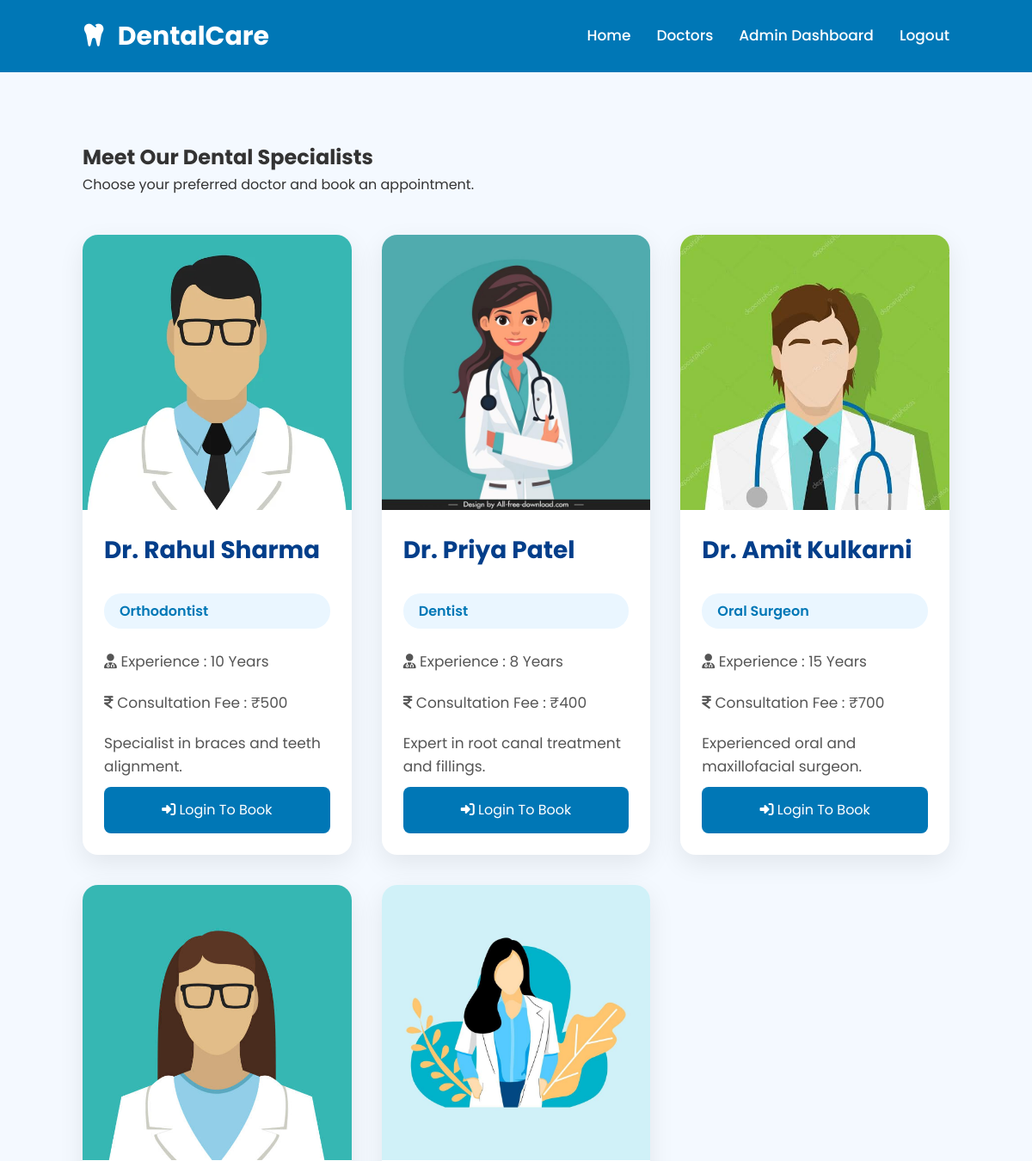
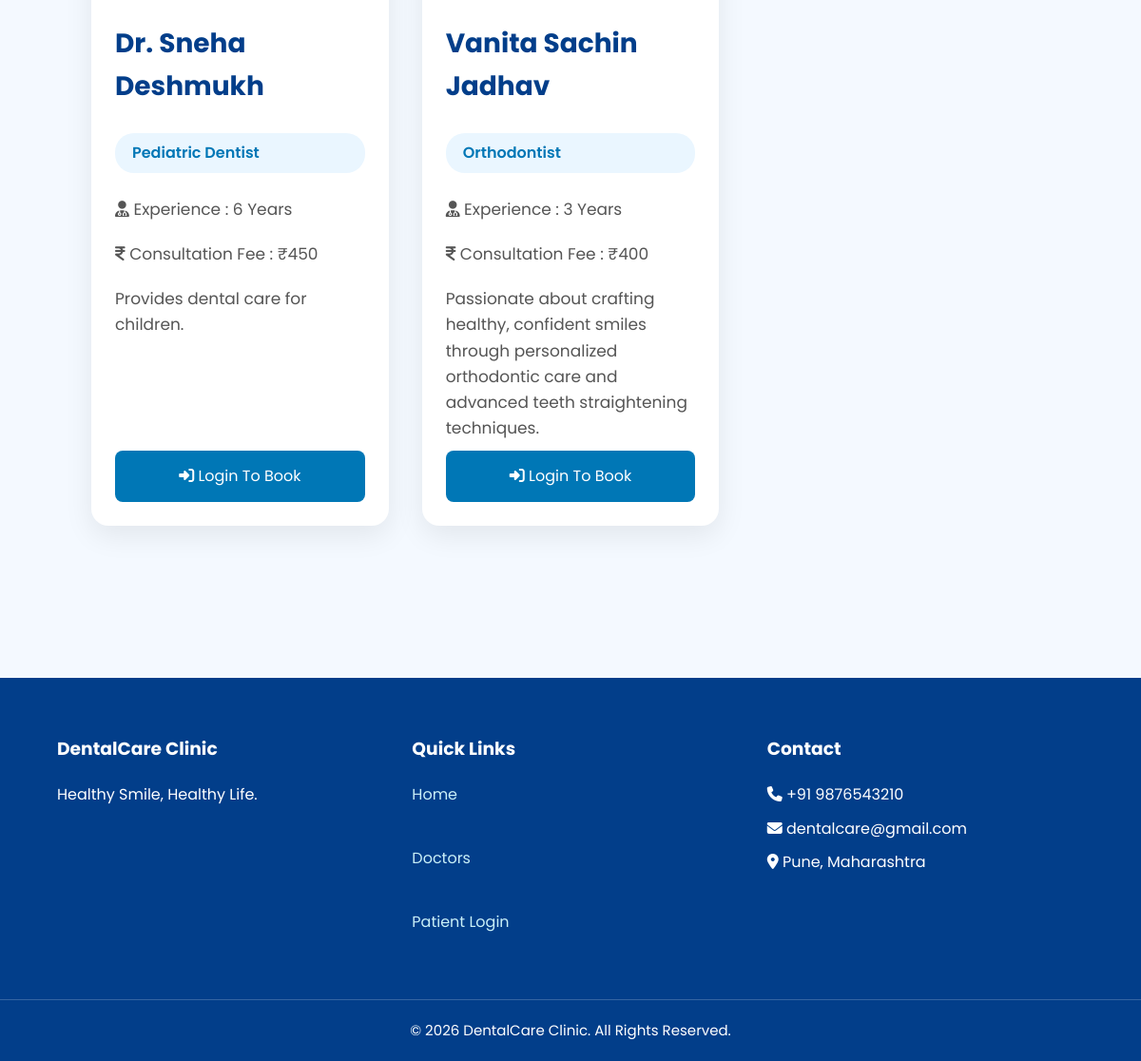
Screenshot of /doctors (signed in) with the database file from the repository (2 pictures, top to bottom).
### tables this page shows
CREATE TABLE doctors(
        id INTEGER PRIMARY KEY AUTOINCREMENT,
        name TEXT NOT NULL,
        specialization TEXT NOT NULL,
        experience INTEGER,
        fees INTEGER,
        image TEXT,
        about TEXT
    );

### app.py (the view)
@app.route("/doctors")
def doctors():
    conn = get_db_connection()
    doctors = conn.execute("""
        SELECT * FROM doctors
    """).fetchall()
    conn.close()
    return render_template("doctors.html", doctors=doctors)

### database.py (called while the page is built)
def get_db_connection():
    conn = sqlite3.connect(DATABASE)
    conn.row_factory = sqlite3.Row
    return conn

### templates/doctors.html (shortened to what this page needs)
{% extends "layout.html" %}
{% block content %}
<section class="doctor-page">
    <div class="page-title">
        <h2>Meet Our Dental Specialists</h2>
        <p>
            Choose your preferred doctor and book an appointment.
        </p>
    </div>
    <div class="doctor-grid">
        {% for doctor in doctors %}
        <div class="doctor-card">
            <img
                src="{{ url_for('static', filename='images/' + doctor['image']) }}"
                alt="{{ doctor['name'] }}"
            >
            <div class="doctor-info">
                <h3>{{ doctor['name'] }}</h3>
                <span class="specialization">
                    {{ doctor['specialization'] }}
                </span>
                <p>
                    <i class="fa-solid fa-user-doctor"></i>
                    Experience :
                    {{ doctor['experience'] }} Years
                </p>
                <p>
                    <i class="fa-solid fa-indian-rupee-sign"></i>
                    Consultation Fee :
                    ₹{{ doctor['fees'] }}
                </p>
                <p class="doctor-about">
                    {{ doctor['about'] }}
                </p>
                {% if session.get('patient_id') %}
                <a
                    href="{{ url_for('booking', doctor_id=doctor['id']) }}"
                    class="btn"
                >
                    <i class="fa-solid fa-calendar-plus"></i>
                    Book Appointment
                </a>
                {% else %}
                <a
                    href="{{ url_for('login') }}"
                    class="btn"
                >
                    <i class="fa-solid fa-right-to-bracket"></i>
                    Login To Book
                </a>
                {% endif %}
            </div>
        </div>
        {% endfor %}
    </div>
</section>
{% endblock %}

### static/css/style.css (style rules this page uses)
* { margin:0; padding:0; box-sizing:border-box; font-family:'Poppins',sans-serif; }
html { scroll-behavior:smooth; }
body { background:#f4f9ff; color:#333; line-height:1.6; }
a { text-decoration:none; }
img { max-width:100%; display:block; }
.btn { display:inline-block; background:#0077b6; color:#fff; padding:12px 24px; border-radius:8px; transition:.3s; border:none; cursor:pointer; }
section { padding:80px 8%; }
.doctor-grid { display:grid; grid-template-columns:repeat(auto-fit,minmax(280px,1fr)); gap:35px; margin-top:45px; align-items:stretch; }
.doctor-card { background:#fff; border-radius:18px; overflow:hidden; box-shadow:0 10px 30px rgba(0,0,0,.08); transition:.4s; display:flex; flex-direction:column; height:100%; }
.doctor-card img { width:100%; height:320px; object-fit:cover; }
.doctor-info { padding:25px; display:flex; flex-direction:column; flex:1; }
.doctor-info h3 { color:#023e8a; font-size:28px; margin-bottom:12px; }
.doctor-info p { margin:10px 0; color:#555; font-size:17px; line-height:1.6; }
.doctor-info .btn { margin-top:auto; width:100%; text-align:center; padding:14px; }
.specialization { display:inline-block; background:#eaf6ff; color:#0077b6; padding:8px 18px; border-radius:20px; margin:15px 0; font-weight:600; }

### rows the page displays
doctors: image (picture), name "Dr. Rahul Sharma", specialization "Orthodontist", experience "10", fees "500", about "Specialist in braces and teeth alignment."
doctors: image (picture), name "Dr. Priya Patel", specialization "Dentist", experience "8", fees "400", about "Expert in root canal treatment and fillings."
doctors: image (picture), name "Dr. Amit Kulkarni", specialization "Oral Surgeon", experience "15", fees "700", about "Experienced oral and maxillofacial surgeon."
doctors: image (picture), name "Dr. Sneha Deshmukh", specialization "Pediatric Dentist", experience "6", fees "450", about "Provides dental care for children."
doctors: image (picture), name "Vanita Sachin Jadhav", specialization "Orthodontist", experience "3", fees "400", about "Passionate about crafting healthy, confident smiles through personalized orthodontic care and advanced teeth straightening techniques."
